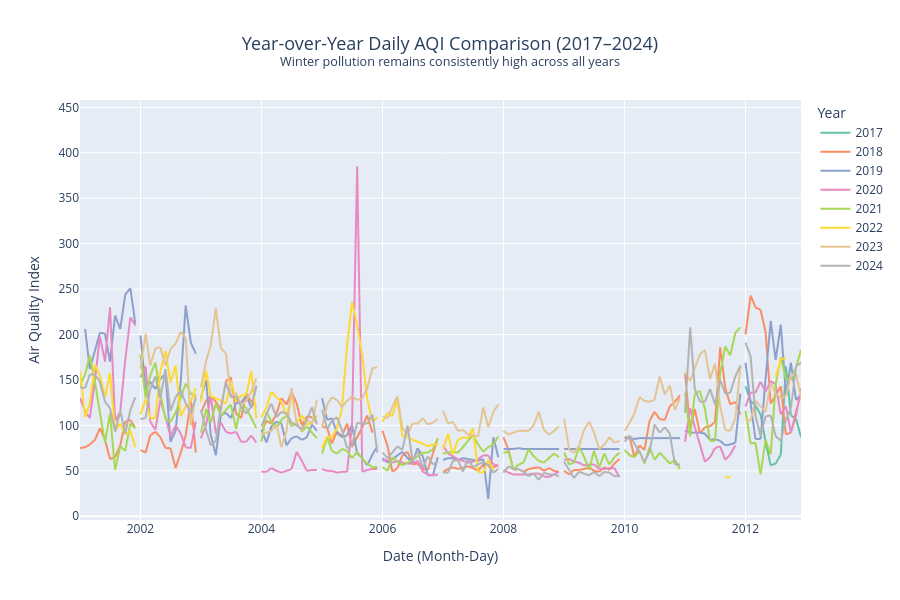

Notebook cell for this chart:
### Code cell
# Year-over-Year AQI Comparison
fig_yoy = px.line(
    daily,
    x=daily['Date'].dt.strftime('%m-%d'),
    y='AQI',
    color=daily['Date'].dt.year.astype(str),
    title='Year-over-Year Daily AQI Comparison (2017–2024)<br><sup>Winter pollution remains consistently high across all years</sup>',
    labels={'x': 'Date (Month-Day)', 'color': 'Year', 'AQI': 'Air Quality Index'},
    color_discrete_sequence=px.colors.qualitative.Set2
)
fig_yoy.update_layout(height=600, title_font_size=18, title_x=0.5)
fig_yoy.show()

### Figure 1 — Plotly figure (JSON) as saved in the notebook; plotly's stock layout.template omitted (floating-point values rounded to 4 significant figures; data arrays with more than 128 entries replaced by an {"elided": "..."} marker saying what was removed)
{"data": [{"hovertemplate": "Year=2017<br>Date (Month-Day)=%{x}<br>Air Quality Index=%{y}<extra></extra>", "legendgroup": "2017", "line": {"color": "rgb(102,194,165)", "dash": "solid"}, "marker": {"symbol": "circle"}, "mode": "lines", "name": "2017", "showlegend": true, "type": "scattergl", "x": ["11-20", "11-21", "11-22", "11-23", "11-24", "11-25", "11-26", "11-27", "11-28", "11-29", "11-30", "12-01", "12-02", "12-03", "12-04", "12-05", "12-06", "12-07", "12-08", "12-09", "12-10", "12-11", "12-12", "12-13", "12-14", "12-15", "12-16", "12-17", "12-18", "12-19", "12-20", "12-21", "12-22", "12-23", "12-24", "12-25", "12-26", "12-27", "12-28", "12-29", "12-30", "12-31"], "xaxis": "x", "y": [107.0, 83.0, 92.0, 74.0, 64.0, 77.0, 138.0, 129.0, 114.0, 116.0, 133.0, 143.0, 127.0, 122.0, 112.0, 82.0, 56.0, 58.0, 68.0, 165.0, 111.0, 107.0, 87.0, 70.0, 77.0, 75.0, 107.0, 127.0, 111.0, 119.0, 121.0, 162.0, 122.0, 123.0, 112.0, 95.0, 99.0, 107.0, 113.0, 94.0, 85.0, 91.0], "yaxis": "y"}, {"hovertemplate": "Year=2018<br>Date (Month-Day)=%{x}<br>Air Quality Index=%{y}<extra></extra>", "legendgroup": "2018", "line": {"color": "rgb(252,141,98)", "dash": "solid"}, "marker": {"symbol": "circle"}, "mode": "lines", "name": "2018", "showlegend": true, "type": "scattergl", "x": {"elided": "351 str values"}, "xaxis": "x", "y": {"elided": "351 float values"}, "yaxis": "y"}, {"hovertemplate": "Year=2019<br>Date (Month-Day)=%{x}<br>Air Quality Index=%{y}<extra></extra>", "legendgroup": "2019", "line": {"color": "rgb(141,160,203)", "dash": "solid"}, "marker": {"symbol": "circle"}, "mode": "lines", "name": "2019", "showlegend": true, "type": "scattergl", "x": {"elided": "340 str values"}, "xaxis": "x", "y": {"elided": "340 float values"}, "yaxis": "y"}, {"hovertemplate": "Year=2020<br>Date (Month-Day)=%{x}<br>Air Quality Index=%{y}<extra></extra>", "legendgroup": "2020", "line": {"color": "rgb(231,138,195)", "dash": "solid"}, "marker": {"symbol": "circle"}, "mode": "lines", "name": "2020", "showlegend": true, "type": "scattergl", "x": {"elided": "316 str values"}, "xaxis": "x", "y": {"elided": "316 float values"}, "yaxis": "y"}, {"hovertemplate": "Year=2021<br>Date (Month-Day)=%{x}<br>Air Quality Index=%{y}<extra></extra>", "legendgroup": "2021", "line": {"color": "rgb(166,216,84)", "dash": "solid"}, "marker": {"symbol": "circle"}, "mode": "lines", "name": "2021", "showlegend": true, "type": "scattergl", "x": {"elided": "365 str values"}, "xaxis": "x", "y": {"elided": "365 float values"}, "yaxis": "y"}, {"hovertemplate": "Year=2022<br>Date (Month-Day)=%{x}<br>Air Quality Index=%{y}<extra></extra>", "legendgroup": "2022", "line": {"color": "rgb(255,217,47)", "dash": "solid"}, "marker": {"symbol": "circle"}, "mode": "lines", "name": "2022", "showlegend": true, "type": "scattergl", "x": {"elided": "219 str values"}, "xaxis": "x", "y": {"elided": "219 float values"}, "yaxis": "y"}, {"hovertemplate": "Year=2023<br>Date (Month-Day)=%{x}<br>Air Quality Index=%{y}<extra></extra>", "legendgroup": "2023", "line": {"color": "rgb(229,196,148)", "dash": "solid"}, "marker": {"symbol": "circle"}, "mode": "lines", "name": "2023", "showlegend": true, "type": "scattergl", "x": {"elided": "346 str values"}, "xaxis": "x", "y": {"elided": "346 float values"}, "yaxis": "y"}, {"hovertemplate": "Year=2024<br>Date (Month-Day)=%{x}<br>Air Quality Index=%{y}<extra></extra>", "legendgroup": "2024", "line": {"color": "rgb(179,179,179)", "dash": "solid"}, "marker": {"symbol": "circle"}, "mode": "lines", "name": "2024", "showlegend": true, "type": "scattergl", "x": {"elided": "366 str values"}, "xaxis": "x", "y": {"elided": "366 float values"}, "yaxis": "y"}], "layout": {"height": 600, "legend": {"title": {"text": "Year"}, "tracegroupgap": 0}, "title": {"font": {"size": 18}, "text": "Year-over-Year Daily AQI Comparison (2017–2024)<br><sup>Winter pollution remains consistently high across all years</sup>", "x": 0.5}, "xaxis": {"anchor": "y", "domain": [0, 1], "title": {"text": "Date (Month-Day)"}}, "yaxis": {"anchor": "x", "domain": [0, 1], "title": {"text": "Air Quality Index"}}}}
